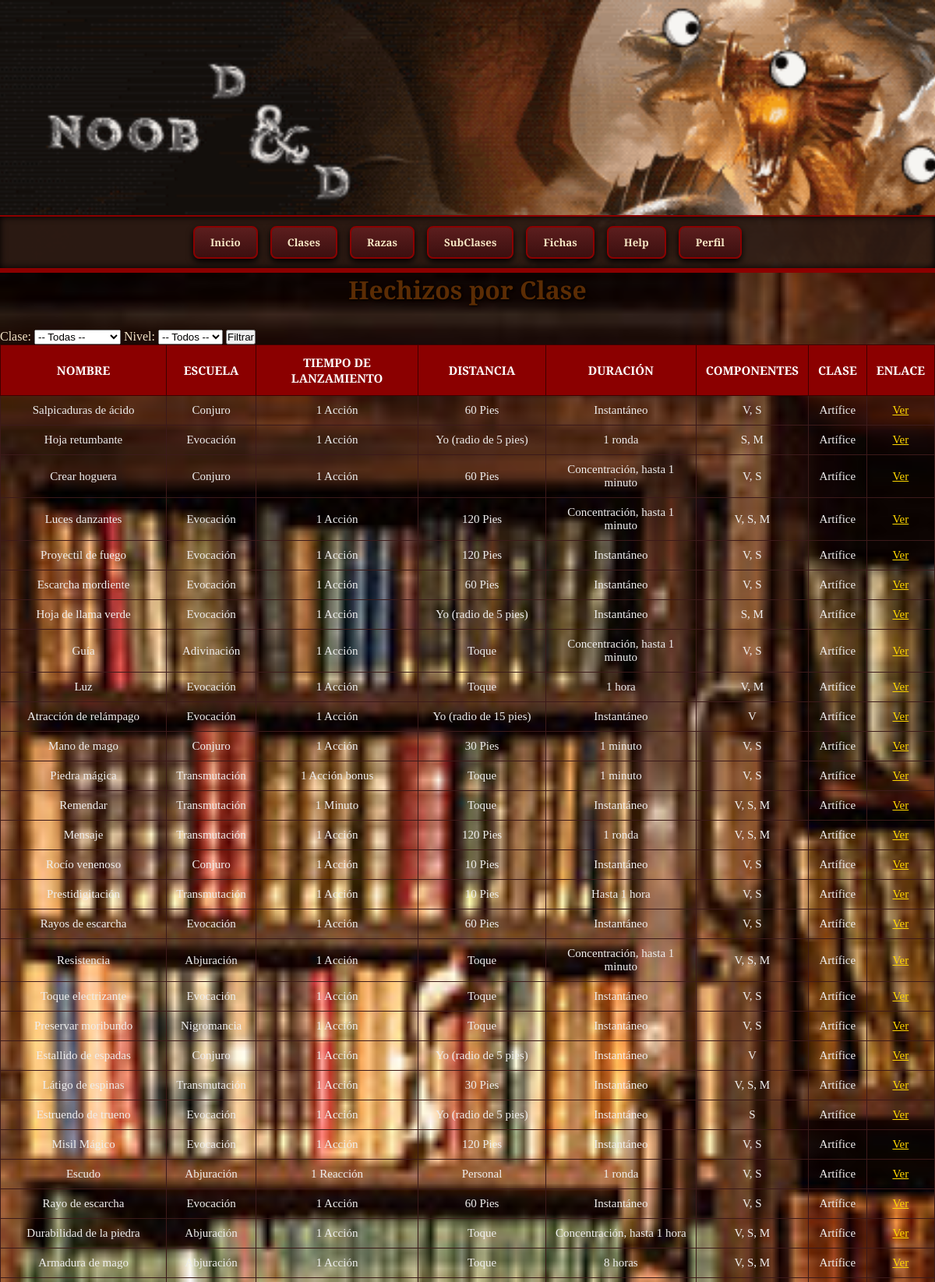
/Php/hechizos.php (upper part), run on the app's committed database.
### tables this page shows
CREATE TABLE `hechizos` (
  `id` int(11) NOT NULL,
  `clase_id` int(11) NOT NULL,
  `nombre` varchar(100) NOT NULL,
  `nivel` int(11) NOT NULL,
  `escuela` varchar(50) DEFAULT NULL,
  `tiempo_casting` varchar(100) DEFAULT NULL,
  `gama` varchar(100) DEFAULT NULL,
  `duracion` varchar(100) DEFAULT NULL,
  `componentes` varchar(100) DEFAULT NULL,
  `enlace` text DEFAULT NULL
);

CREATE TABLE `clases` (
  `id` int(11) NOT NULL,
  `nombre` varchar(50) NOT NULL,
  `descripcion` text DEFAULT NULL,
  `requisitos` text DEFAULT NULL,
  `dado_golpe` varchar(10) DEFAULT NULL,
  `vida_nivel1` varchar(100) DEFAULT NULL,
  `vida_niveles_sup` varchar(100) DEFAULT NULL,
  `competencias` text DEFAULT NULL,
  `equipo_inicial` text DEFAULT NULL
);

### Php/hechizos.php (the view, shortened to what this page needs)
<?php
require_once '../conexion.php';
$sql = "SELECT * FROM hechizos WHERE 1=1";
$params = [];
$stmt = $pdo->prepare($sql);
$stmt->execute($params);
$hechizos = $stmt->fetchAll(PDO::FETCH_ASSOC);
?>
<!DOCTYPE html>
<html lang="es">
<head>
    <link rel="stylesheet" href="../hechizos.css">
</head>
<body>
    <header>
        <nav>
            <ul>
                <li><button onclick="location.href='../index.html'">Inicio</button></li>
                <li><button onclick="location.href='clases.php'">Clases</button></li>
                <li><button onclick="location.href='razas.php'">Razas</button></li>
                <li><button onclick="location.href='subclases.php'">SubClases</button></li>
                <li><button onclick="location.href='fichas.php'">Fichas</button></li>
                <li><button onclick="location.href='help.php'">Help</button></li>
                <li><button onclick="location.href='perfil.php'">Perfil</button></li>
            </ul>
        </nav>
    </header>
    <main>
        <h1 style="text-align:center; color:#5b2c04; font-family: Cinzel;">Hechizos por Clase</h1>
        <form method="get" class="filtro-form">
            <label>Clase:
                <select name="clase">
                    <option value="">-- Todas --</option>
                </select>
            </label>
            <label>Nivel:
                <select name="nivel">
                    <option value="">-- Todos --</option>
                </select>
            </label>
            <button type="submit">Filtrar</button>
        </form>
        <table class="tabla-hechizos">
            <thead>
                <tr>
                    <th>NOMBRE</th>
                    <th>ESCUELA</th>
                    <th>TIEMPO DE LANZAMIENTO</th>
                    <th>DISTANCIA</th>
                    <th>DURACIÓN</th>
                    <th>COMPONENTES</th>
                    <th>CLASE</th>
                    <th>ENLACE</th>
                </tr>
            </thead>
            <tbody>
                <?php foreach ($hechizos as $hechizo): ?>
                    <tr>
                        <td><?= htmlspecialchars($hechizo['nombre']) ?></td>
                        <td><?= htmlspecialchars($hechizo['escuela']) ?></td>
                        <td><?= htmlspecialchars($hechizo['tiempo_casting']) ?></td>
                        <td><?= htmlspecialchars($hechizo['gama']) ?></td>
                        <td><?= htmlspecialchars($hechizo['duracion']) ?></td>
                        <td><?= htmlspecialchars($hechizo['componentes']) ?></td>
                        <td>
                            <?php
                            $claseQuery = $pdo->prepare("SELECT nombre FROM clases WHERE id = ?");
                            $claseQuery->execute([$hechizo['clase_id']]);
                            echo htmlspecialchars($claseQuery->fetchColumn());
                            ?>
                        </td>
                        <td><a href="<?= htmlspecialchars($hechizo['enlace']) ?>" target="_blank">Ver</a></td>
                    </tr>
                <?php endforeach; ?>
            </tbody>
        </table>
    </main>
</body>
</html>

### hechizos.css (style rules this page uses)
* { margin: 0; padding: 0; box-sizing: border-box; }
body { font-family: 'Cinzel', serif; background: #1a1a1a url('imagenes/Biblio.png') repeat; background-size: cover; color: #f3e4c7; padding: 0; margin: 0; }
header { background-image: url('imagenes/BannerDnD.gif'); background-size: cover; background-position: center; height: 350px; border-bottom: 4px solid #8b0000; position: relative; display: flex; flex-direction: column; justify-content: end; }
nav { background-color: rgba(44, 26, 18, 0.95); padding: 12px 0; border-top: 2px solid #8b0000; border-bottom: 2px solid #8b0000; box-shadow: inset 0 0 10px #000; }
nav ul { list-style: none; display: flex; justify-content: center; gap: 1rem; margin: 0; padding: 0; }
nav li { display: inline; }
nav button { background: linear-gradient(to bottom, #5c1e1e, #3c0f0f); color: #f5e6c4; padding: 10px 20px; border: 2px solid #8b0000; border-radius: 8px; font-weight: bold; font-family: 'Cinzel', serif; cursor: pointer; transition: all 0.3s ease; box-shadow: 0 4px 8px #000; }
h1 { text-align: center; font-size: 32px; margin-bottom: 30px; color: #ffd700; text-shadow: 1px 1px 3px #000; }
table { width: 100%; border-collapse: collapse; overflow-x: auto; }
thead { background-color: #8b0000; }
thead th { color: #fff; padding: 12px; border: 1px solid #400000; font-size: 15px; text-transform: uppercase; }
tbody tr { border-bottom: 1px solid #5e3a3a; }
tbody td { padding: 10px 12px; color: #eee; font-size: 15px; border: 1px solid #3c1a1a; text-align: center; }
tbody td a { color: #ffd700; text-decoration: underline; }

### data on the page
hechizos: nombre "Salpicaduras de ácido", escuela "Conjuro", tiempo_casting "1 Acción", gama "60 Pies", duracion "Instantáneo", componentes "V, S", clase.nombre "Artífice"
hechizos: nombre "Hoja retumbante", escuela "Evocación", tiempo_casting "1 Acción", gama "Yo (radio de 5 pies)", duracion "1 ronda", componentes "S, M", clase.nombre "Artífice"
hechizos: nombre "Crear hoguera", escuela "Conjuro", tiempo_casting "1 Acción", gama "60 Pies", duracion "Concentración, hasta 1 minuto", componentes "V, S", clase.nombre "Artífice"
hechizos: nombre "Luces danzantes", escuela "Evocación", tiempo_casting "1 Acción", gama "120 Pies", duracion "Concentración, hasta 1 minuto", componentes "V, S, M", clase.nombre "Artífice"
hechizos: nombre "Proyectil de fuego", escuela "Evocación", tiempo_casting "1 Acción", gama "120 Pies", duracion "Instantáneo", componentes "V, S", clase.nombre "Artífice"
hechizos: nombre "Escarcha mordiente", escuela "Evocación", tiempo_casting "1 Acción", gama "60 Pies", duracion "Instantáneo", componentes "V, S", clase.nombre "Artífice"
hechizos: nombre "Hoja de llama verde", escuela "Evocación", tiempo_casting "1 Acción", gama "Yo (radio de 5 pies)", duracion "Instantáneo", componentes "S, M", clase.nombre "Artífice"
hechizos: nombre "Guía", escuela "Adivinación", tiempo_casting "1 Acción", gama "Toque", duracion "Concentración, hasta 1 minuto", componentes "V, S", clase.nombre "Artífice"
hechizos: nombre "Luz", escuela "Evocación", tiempo_casting "1 Acción", gama "Toque", duracion "1 hora", componentes "V, M", clase.nombre "Artífice"
hechizos: nombre "Atracción de relámpago", escuela "Evocación", tiempo_casting "1 Acción", gama "Yo (radio de 15 pies)", duracion "Instantáneo", componentes "V", clase.nombre "Artífice"
hechizos: nombre "Mano de mago", escuela "Conjuro", tiempo_casting "1 Acción", gama "30 Pies", duracion "1 minuto", componentes "V, S", clase.nombre "Artífice"
hechizos: nombre "Piedra mágica", escuela "Transmutación", tiempo_casting "1 Acción bonus", gama "Toque", duracion "1 minuto", componentes "V, S", clase.nombre "Artífice"
hechizos: nombre "Remendar", escuela "Transmutación", tiempo_casting "1 Minuto", gama "Toque", duracion "Instantáneo", componentes "V, S, M", clase.nombre "Artífice"
hechizos: nombre "Mensaje", escuela "Transmutación", tiempo_casting "1 Acción", gama "120 Pies", duracion "1 ronda", componentes "V, S, M", clase.nombre "Artífice"
hechizos: nombre "Rocío venenoso", escuela "Conjuro", tiempo_casting "1 Acción", gama "10 Pies", duracion "Instantáneo", componentes "V, S", clase.nombre "Artífice"
hechizos: nombre "Prestidigitación", escuela "Transmutación", tiempo_casting "1 Acción", gama "10 Pies", duracion "Hasta 1 hora", componentes "V, S", clase.nombre "Artífice"
hechizos: nombre "Rayos de escarcha", escuela "Evocación", tiempo_casting "1 Acción", gama "60 Pies", duracion "Instantáneo", componentes "V, S", clase.nombre "Artífice"
hechizos: nombre "Resistencia", escuela "Abjuración", tiempo_casting "1 Acción", gama "Toque", duracion "Concentración, hasta 1 minuto", componentes "V, S, M", clase.nombre "Artífice"
hechizos: nombre "Toque electrizante", escuela "Evocación", tiempo_casting "1 Acción", gama "Toque", duracion "Instantáneo", componentes "V, S", clase.nombre "Artífice"
hechizos: nombre "Preservar moribundo", escuela "Nigromancia", tiempo_casting "1 Acción", gama "Toque", duracion "Instantáneo", componentes "V, S", clase.nombre "Artífice"
hechizos: nombre "Estallido de espadas", escuela "Conjuro", tiempo_casting "1 Acción", gama "Yo (radio de 5 pies)", duracion "Instantáneo", componentes "V", clase.nombre "Artífice"
hechizos: nombre "Látigo de espinas", escuela "Transmutación", tiempo_casting "1 Acción", gama "30 Pies", duracion "Instantáneo", componentes "V, S, M", clase.nombre "Artífice"
hechizos: nombre "Estruendo de trueno", escuela "Evocación", tiempo_casting "1 Acción", gama "Yo (radio de 5 pies)", duracion "Instantáneo", componentes "S", clase.nombre "Artífice"
hechizos: nombre "Misil Mágico", escuela "Evocación", tiempo_casting "1 Acción", gama "120 Pies", duracion "Instantáneo", componentes "V, S", clase.nombre "Artífice"
hechizos: nombre "Escudo", escuela "Abjuración", tiempo_casting "1 Reacción", gama "Personal", duracion "1 ronda", componentes "V, S", clase.nombre "Artífice"
hechizos: nombre "Rayo de escarcha", escuela "Evocación", tiempo_casting "1 Acción", gama "60 Pies", duracion "Instantáneo", componentes "V, S", clase.nombre "Artífice"
hechizos: nombre "Durabilidad de la piedra", escuela "Abjuración", tiempo_casting "1 Acción", gama "Toque", duracion "Concentración, hasta 1 hora", componentes "V, S, M", clase.nombre "Artífice"
hechizos: nombre "Armadura de mago", escuela "Abjuración", tiempo_casting "1 Acción", gama "Toque", duracion "8 horas", componentes "V, S, M", clase.nombre "Artífice"
